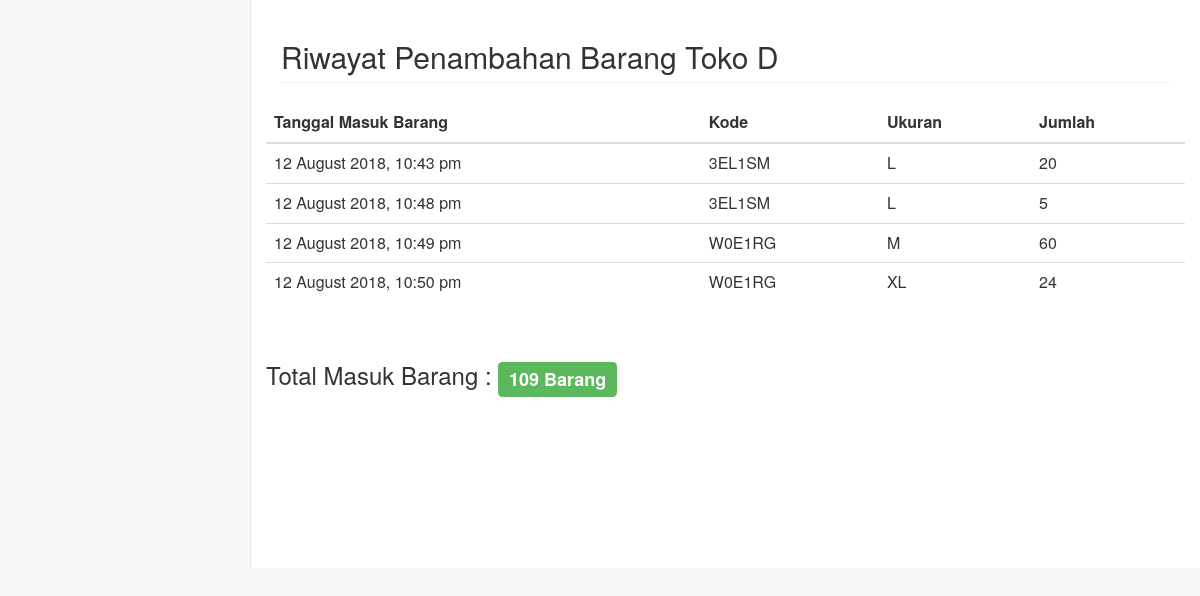
Page /RiwayatTambahBarang/riwayatDetail.php?toko=D on the committed database.
### tables this page shows
CREATE TABLE `riwayat` (
  `idRiwayat` int(7) NOT NULL,
  `tglMasuk` datetime NOT NULL,
  `kode` varchar(6) NOT NULL,
  `jumlah` int(6) NOT NULL,
  `ukuran` varchar(8) DEFAULT NULL,
  `harga` int(8) NOT NULL,
  `toko` varchar(10) NOT NULL
);

### RiwayatTambahBarang/riwayatDetail.php (the view, shortened to what this page needs)
<?php
	include "../koneksi.php";
	$toko=$_GET['toko'];
?>
<html>
<head>
    <link href="../vendor/bootstrap/css/bootstrap.min.css" rel="stylesheet">
    <link href="../vendor/metisMenu/metisMenu.min.css" rel="stylesheet">
	<link href="../dist/css/sb-admin-2.css" rel="stylesheet">
	<link href="../vendor/font-awesome/css/font-awesome.min.css" rel="stylesheet" type="text/css">
</head>
<body>
<div id="page-wrapper">
  <div class="row">
    <div class="col-lg-12">
      <h2 class="page-header">Riwayat Penambahan Barang Toko <?php echo $toko; ?></h2>
    </div>
  </div>
<div class="row">
	<?php
		$qryTampil = mysqli_query($con,"select * from riwayat where toko='$toko' order by tglMasuk;");
		$qryHitung = mysqli_query($con,"select sum(jumlah) from riwayat where toko='$toko';");
		$dtaHit = mysqli_fetch_row($qryHitung);
	?>
      <table class="table table-hover table-responsive">
        <thead>
          <tr>
            <th>Tanggal Masuk Barang</th>
            <th>Kode</th>
            <th>Ukuran</th>
            <th>Jumlah</th>
          </tr>
        </thead>
        <tbody>
        <?php
          while ($dta = mysqli_fetch_array($qryTampil)) {
            echo '<tr>
              <td>'.date("j F Y, g:i a",strtotime($dta['tglMasuk'])).'</td>
              <td>'.$dta['kode'].'</td>
			  <td>'.$dta['ukuran'].'</td>
              <td>'.$dta['jumlah'].'</td>
            </tr>';
          }
        ?>
        </tbody>
      </table>
	  <br>
      <h3>
        Total Masuk Barang :
        <span class="label label-success">
		  <?php
			if(isset($dtaHit[0])){
				echo $dtaHit[0]." Barang";
			} else {
				echo "0 Barang";
			}
			?>
        </span>
      </h3>
</div>
</div>
</body>
</html>

### rows in the picture
riwayat: tglMasuk "12 August 2018, 10:43 pm", kode "3EL1SM", ukuran "L", jumlah "20"
riwayat: tglMasuk "12 August 2018, 10:48 pm", kode "3EL1SM", ukuran "L", jumlah "5"
riwayat: tglMasuk "12 August 2018, 10:49 pm", kode "W0E1RG", ukuran "M", jumlah "60"
riwayat: tglMasuk "12 August 2018, 10:50 pm", kode "W0E1RG", ukuran "XL", jumlah "24"

### other values in the picture
$toko "D"
$dtaHit[0] "109"
